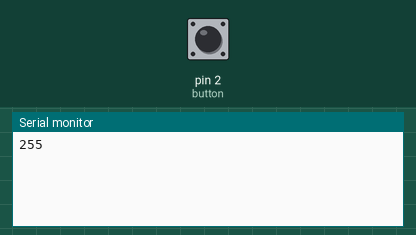
Bench run of a sketch on a simulated Arduino Uno, built with avr-gcc and run on an emulated ATmega328P. On the bench: the last lines printed to the serial monitor. The test bench sets the inputs (shaded band); at power-on: pin 2 (button) HIGH. EEPROM starts erased.

Above: at 1.2 s.
1.3 s: pin 2 (button) pulled LOW for 0.15 s
At 1.7 s:
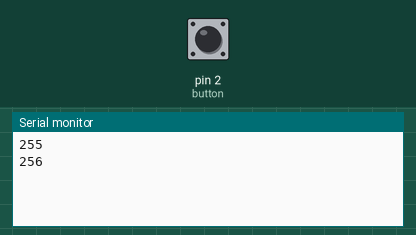
2.9 s: pin 2 (button) pulled LOW for 1 s
At 4.8 s:
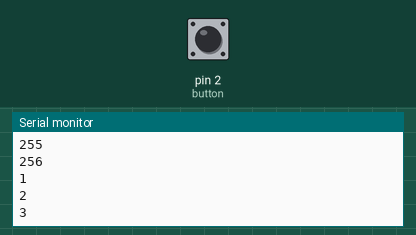
5.4 s: pin 2 (button) pulled LOW for 0.15 s
At 6.1 s:
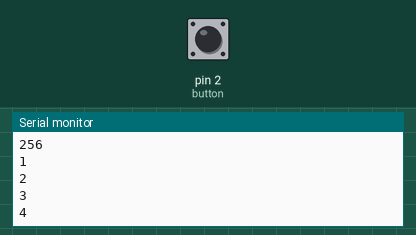
Timing chart, 0 to 8.4 s (numbered marks = the images above; inputs shaded):
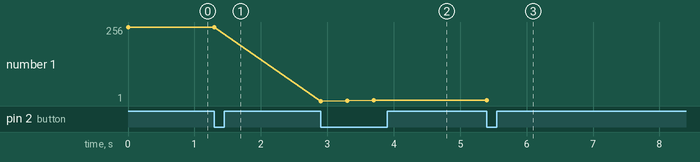

Measured:
- after the input at 1.3 s, the serial monitor: prints a new line at once (image 1)
- after the input at 2.9 s, the serial monitor: prints a new line at once (image 2)
- after the input at 5.4 s, the serial monitor: prints a new line at once (image 3)
- plotted number 1: 255 → 256 after the input at 1.3 s, 256 → 3 after the input at 2.9 s, 3 → 4 after the input at 5.4 s

The sketch:

Increasing_a_variable_by_pressing_button_EEPROM.ino
```cpp
#include <EEPROM.h>

int read1;
int button = 2;
int i;

void setup()
{
  Serial.begin(9600);
  pinMode(button, INPUT_PULLUP);
  read1 = EEPROM.read(0);
  Serial.println(read1);
}

void loop()
{
  int button_state = digitalRead(button);
  read1 = EEPROM.read(0);
  int i = read1;
  if(button_state == LOW)
  {
    i++;
    Serial.println(i);
    EEPROM.write(0, i);
    delay(400);
  }
}
```
